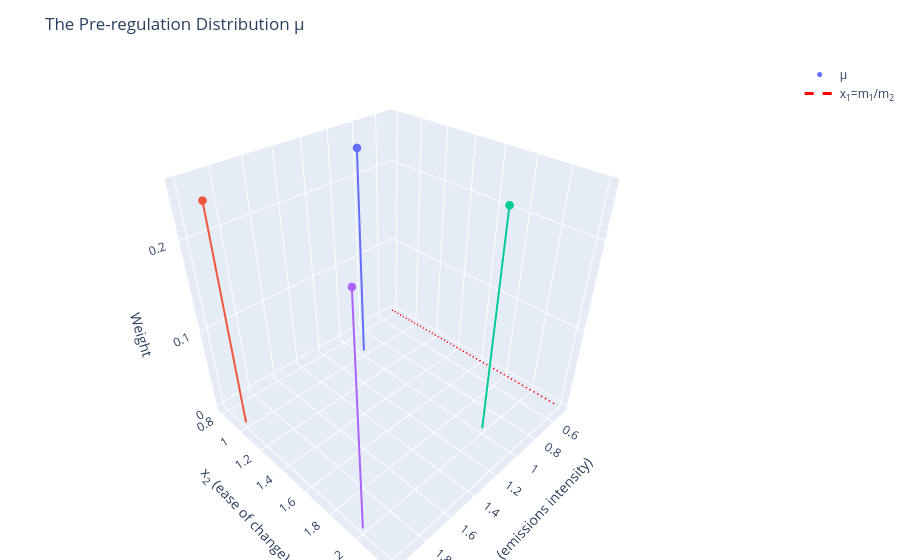

Notebook code cell kept with this figure:
### Markdown cell above
We now plot the pre-regulation measure.

### Code cell
plot_atomic_measure_3d(mu_norm_attain, 
                       colours = [palette[i % len(palette)] for i in range(len(mu_norm_attain))])

### Figure 1 — Plotly figure (JSON) as saved in the notebook; plotly's stock layout.template omitted (floating-point values rounded to 4 significant figures)
{"data": [{"marker": {"color": ["#636EFA", "#EF553B", "#00CC96", "#AB63FA"], "size": 5}, "mode": "markers", "name": "&#956;", "type": "scatter3d", "x": [1, 2, 1, 2], "y": [1, 1, 2, 2], "z": [0.25, 0.25, 0.25, 0.25]}, {"line": {"color": "#636EFA", "width": 4}, "mode": "lines", "showlegend": false, "type": "scatter3d", "x": [1, 1], "y": [1, 1], "z": [0, 0.25]}, {"line": {"color": "#EF553B", "width": 4}, "mode": "lines", "showlegend": false, "type": "scatter3d", "x": [2, 2], "y": [1, 1], "z": [0, 0.25]}, {"line": {"color": "#00CC96", "width": 4}, "mode": "lines", "showlegend": false, "type": "scatter3d", "x": [1, 1], "y": [2, 2], "z": [0, 0.25]}, {"line": {"color": "#AB63FA", "width": 4}, "mode": "lines", "showlegend": false, "type": "scatter3d", "x": [2, 2], "y": [2, 2], "z": [0, 0.25]}, {"line": {"color": "red", "dash": "dash", "width": 3}, "mode": "lines", "name": "x<sub>1</sub>=m<sub>1</sub>/m<sub>2</sub>", "type": "scatter3d", "x": [0.5, 0.5], "y": [0.8, 2.2], "z": [0, 0]}, {"mode": "text", "showlegend": false, "text": ["x<sub>1</sub>=m<sub>1</sub>/m<sub>2</sub>"], "textfont": {"color": "red", "size": 14}, "textposition": "middle right", "type": "scatter3d", "x": [0.5], "y": [1.5], "z": [0.01]}], "layout": {"margin": {"b": 0, "l": 0, "r": 0, "t": 60}, "scene": {"xaxis": {"title": {"text": "x<sub>1</sub> (emissions intensity)"}}, "yaxis": {"title": {"text": "x<sub>2</sub> (ease of change)"}}, "zaxis": {"title": {"text": "Weight"}}}, "showlegend": true, "title": {"text": "The Pre-regulation Distribution &#956;"}}}
